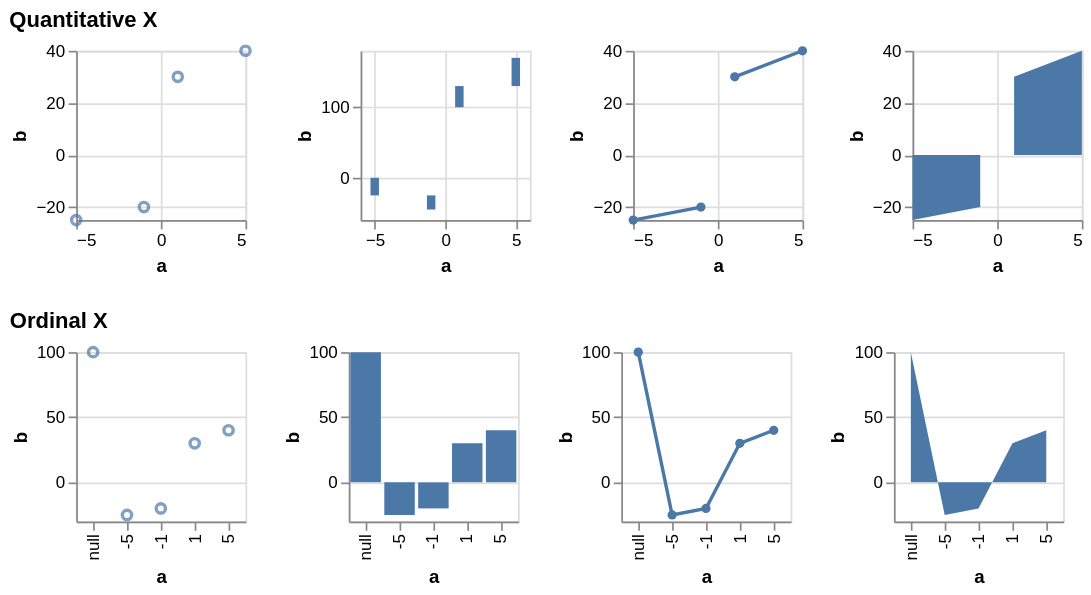

The specification (Vega-Lite) saved for this image:
### Vega specification from a JSON file in a GitHub repository (floating-point values rounded to 4 significant figures)
{"$schema": "https://vega.github.io/schema/vega/v6.json", "description": "Testing invalid", "background": "white", "padding": 5, "data": [{"name": "source_0", "values": [{"a": null, "b": 100}, {"a": -10, "b": null}, {"a": -5, "b": -25}, {"a": -1, "b": -20}, {"a": 0, "b": null}, {"a": 1, "b": 30}, {"a": 5, "b": 40}, {"a": 10, "b": null}]}, {"name": "data_0", "source": "source_0", "transform": [{"type": "formula", "expr": "toNumber(datum[\"a\"])", "as": "a"}]}, {"name": "data_2", "source": "data_0", "transform": [{"type": "filter", "expr": "isValid(datum[\"a\"]) && isFinite(+datum[\"a\"]) && isValid(datum[\"b\"]) && isFinite(+datum[\"b\"])"}]}, {"name": "data_3", "source": "data_0", "transform": [{"type": "stack", "groupby": [], "field": "b", "sort": {"field": [], "order": []}, "as": ["b_start", "b_end"], "offset": "zero"}, {"type": "filter", "expr": "isValid(datum[\"a\"]) && isFinite(+datum[\"a\"]) && isValid(datum[\"b\"]) && isFinite(+datum[\"b\"])"}]}, {"name": "data_4", "source": "data_0", "transform": [{"type": "impute", "field": "b", "groupby": [], "key": "a", "method": "value", "value": 0}, {"type": "stack", "groupby": ["a"], "field": "b", "sort": {"field": [], "order": []}, "as": ["b_start", "b_end"], "offset": "zero"}]}, {"name": "data_5", "source": "data_4", "transform": [{"type": "filter", "expr": "isValid(datum[\"a\"]) && isFinite(+datum[\"a\"]) && isValid(datum[\"b\"]) && isFinite(+datum[\"b\"])"}]}, {"name": "data_6", "source": "data_0", "transform": [{"type": "filter", "expr": "isValid(datum[\"b\"]) && isFinite(+datum[\"b\"])"}]}, {"name": "data_7", "source": "data_0", "transform": [{"type": "stack", "groupby": ["a"], "field": "b", "sort": {"field": [], "order": []}, "as": ["b_start", "b_end"], "offset": "zero"}, {"type": "filter", "expr": "isValid(datum[\"b\"]) && isFinite(+datum[\"b\"])"}]}, {"name": "data_8", "source": "data_0", "transform": [{"type": "impute", "field": "b", "groupby": [], "key": "a", "method": "value", "value": 0}, {"type": "stack", "groupby": ["a"], "field": "b", "sort": {"field": [], "order": []}, "as": ["b_start", "b_end"], "offset": "zero"}]}, {"name": "data_9", "source": "data_8", "transform": [{"type": "filter", "expr": "isValid(datum[\"b\"]) && isFinite(+datum[\"b\"])"}]}], "signals": [{"name": "childHeight", "value": 100}, {"name": "concat_0_childWidth", "value": 100}, {"name": "concat_1_childWidth", "value": 100}], "layout": {"padding": 20, "columns": 1, "bounds": "full", "align": "each"}, "marks": [{"type": "group", "name": "concat_0_group", "title": {"text": "Quantitative X", "anchor": "start"}, "layout": {"padding": 20, "bounds": "full", "align": "each"}, "marks": [{"type": "group", "name": "concat_0_concat_0_group", "style": "cell", "encode": {"update": {"width": {"signal": "concat_0_childWidth"}, "height": {"signal": "childHeight"}}}, "marks": [{"name": "concat_0_concat_0_marks", "type": "symbol", "style": ["point"], "from": {"data": "data_2"}, "encode": {"update": {"opacity": {"value": 0.7}, "fill": {"value": "transparent"}, "stroke": {"value": "#4c78a8"}, "tooltip": {"signal": "{\"a\": format(datum[\"a\"], \"\"), \"b\": format(datum[\"b\"], \"\")}"}, "ariaRoleDescription": {"value": "point"}, "description": {"signal": "\"a: \" + (format(datum[\"a\"], \"\")) + \"; b: \" + (format(datum[\"b\"], \"\"))"}, "x": {"scale": "concat_0_concat_0_x", "field": "a"}, "y": {"scale": "concat_0_concat_0_y", "field": "b"}}}}], "axes": [{"scale": "concat_0_concat_0_x", "orient": "bottom", "gridScale": "concat_0_concat_0_y", "grid": true, "tickCount": {"signal": "ceil(concat_0_childWidth/40)"}, "domain": false, "labels": false, "aria": false, "maxExtent": 0, "minExtent": 0, "ticks": false, "zindex": 0}, {"scale": "concat_0_concat_0_y", "orient": "left", "gridScale": "concat_0_concat_0_x", "grid": true, "tickCount": {"signal": "ceil(childHeight/40)"}, "domain": false, "labels": false, "aria": false, "maxExtent": 0, "minExtent": 0, "ticks": false, "zindex": 0}, {"scale": "concat_0_concat_0_x", "orient": "bottom", "grid": false, "title": "a", "labelFlush": true, "labelOverlap": true, "tickCount": {"signal": "ceil(concat_0_childWidth/40)"}, "zindex": 0}, {"scale": "concat_0_concat_0_y", "orient": "left", "grid": false, "title": "b", "labelOverlap": true, "tickCount": {"signal": "ceil(childHeight/40)"}, "zindex": 0}]}, {"type": "group", "name": "concat_0_concat_1_group", "style": "cell", "encode": {"update": {"width": {"signal": "concat_0_childWidth"}, "height": {"signal": "childHeight"}}}, "marks": [{"name": "concat_0_concat_1_marks", "type": "rect", "style": ["bar"], "from": {"data": "data_3"}, "encode": {"update": {"fill": {"value": "#4c78a8"}, "tooltip": {"signal": "{\"a\": format(datum[\"a\"], \"\"), \"b\": format(datum[\"b\"], \"\")}"}, "ariaRoleDescription": {"value": "bar"}, "description": {"signal": "\"a: \" + (format(datum[\"a\"], \"\")) + \"; b: \" + (format(datum[\"b\"], \"\"))"}, "xc": {"scale": "concat_0_concat_1_x", "field": "a"}, "width": {"value": 5}, "y": {"scale": "concat_0_concat_1_y", "field": "b_end"}, "y2": {"scale": "concat_0_concat_1_y", "field": "b_start"}}}}], "axes": [{"scale": "concat_0_concat_1_x", "orient": "bottom", "gridScale": "concat_0_concat_1_y", "grid": true, "tickCount": {"signal": "ceil(concat_0_childWidth/40)"}, "domain": false, "labels": false, "aria": false, "maxExtent": 0, "minExtent": 0, "ticks": false, "zindex": 0}, {"scale": "concat_0_concat_1_y", "orient": "left", "gridScale": "concat_0_concat_1_x", "grid": true, "tickCount": {"signal": "ceil(childHeight/40)"}, "domain": false, "labels": false, "aria": false, "maxExtent": 0, "minExtent": 0, "ticks": false, "zindex": 0}, {"scale": "concat_0_concat_1_x", "orient": "bottom", "grid": false, "title": "a", "labelFlush": true, "labelOverlap": true, "tickCount": {"signal": "ceil(concat_0_childWidth/40)"}, "zindex": 0}, {"scale": "concat_0_concat_1_y", "orient": "left", "grid": false, "title": "b", "labelOverlap": true, "tickCount": {"signal": "ceil(childHeight/40)"}, "zindex": 0}]}, {"type": "group", "name": "concat_0_concat_2_group", "style": "cell", "encode": {"update": {"width": {"signal": "concat_0_childWidth"}, "height": {"signal": "childHeight"}}}, "marks": [{"name": "concat_0_concat_2_layer_0_marks", "type": "line", "style": ["line"], "sort": {"field": "x"}, "from": {"data": "data_0"}, "encode": {"update": {"stroke": {"value": "#4c78a8"}, "tooltip": {"signal": "{\"a\": format(datum[\"a\"], \"\"), \"b\": format(datum[\"b\"], \"\")}"}, "description": {"signal": "\"a: \" + (format(datum[\"a\"], \"\")) + \"; b: \" + (format(datum[\"b\"], \"\"))"}, "x": {"scale": "concat_0_concat_2_x", "field": "a"}, "y": {"scale": "concat_0_concat_2_y", "field": "b"}, "defined": {"signal": "isValid(datum[\"a\"]) && isFinite(+datum[\"a\"]) && isValid(datum[\"b\"]) && isFinite(+datum[\"b\"])"}}}}, {"name": "concat_0_concat_2_layer_1_marks", "type": "symbol", "style": ["point"], "from": {"data": "data_2"}, "encode": {"update": {"opacity": {"value": 1}, "fill": {"value": "#4c78a8"}, "tooltip": {"signal": "{\"a\": format(datum[\"a\"], \"\"), \"b\": format(datum[\"b\"], \"\")}"}, "ariaRoleDescription": {"value": "point"}, "description": {"signal": "\"a: \" + (format(datum[\"a\"], \"\")) + \"; b: \" + (format(datum[\"b\"], \"\"))"}, "x": {"scale": "concat_0_concat_2_x", "field": "a"}, "y": {"scale": "concat_0_concat_2_y", "field": "b"}}}}], "axes": [{"scale": "concat_0_concat_2_x", "orient": "bottom", "gridScale": "concat_0_concat_2_y", "grid": true, "tickCount": {"signal": "ceil(concat_0_childWidth/40)"}, "domain": false, "labels": false, "aria": false, "maxExtent": 0, "minExtent": 0, "ticks": false, "zindex": 0}, {"scale": "concat_0_concat_2_y", "orient": "left", "gridScale": "concat_0_concat_2_x", "grid": true, "tickCount": {"signal": "ceil(childHeight/40)"}, "domain": false, "labels": false, "aria": false, "maxExtent": 0, "minExtent": 0, "ticks": false, "zindex": 0}, {"scale": "concat_0_concat_2_x", "orient": "bottom", "grid": false, "title": "a", "labelFlush": true, "labelOverlap": true, "tickCount": {"signal": "ceil(concat_0_childWidth/40)"}, "zindex": 0}, {"scale": "concat_0_concat_2_y", "orient": "left", "grid": false, "title": "b", "labelOverlap": true, "tickCount": {"signal": "ceil(childHeight/40)"}, "zindex": 0}]}, {"type": "group", "name": "concat_0_concat_3_group", "style": "cell", "encode": {"update": {"width": {"signal": "concat_0_childWidth"}, "height": {"signal": "childHeight"}}}, "marks": [{"name": "concat_0_concat_3_marks", "type": "area", "style": ["area"], "sort": {"field": "x"}, "from": {"data": "data_4"}, "encode": {"update": {"orient": {"value": "vertical"}, "fill": {"value": "#4c78a8"}, "tooltip": {"signal": "{\"a\": format(datum[\"a\"], \"\"), \"b\": format(datum[\"b\"], \"\")}"}, "description": {"signal": "\"a: \" + (format(datum[\"a\"], \"\")) + \"; b: \" + (format(datum[\"b\"], \"\"))"}, "x": {"scale": "concat_0_concat_3_x", "field": "a"}, "y": {"scale": "concat_0_concat_3_y", "field": "b_end"}, "y2": {"scale": "concat_0_concat_3_y", "field": "b_start"}, "defined": {"signal": "isValid(datum[\"a\"]) && isFinite(+datum[\"a\"]) && isValid(datum[\"b\"]) && isFinite(+datum[\"b\"])"}}}}], "axes": [{"scale": "concat_0_concat_3_x", "orient": "bottom", "gridScale": "concat_0_concat_3_y", "grid": true, "tickCount": {"signal": "ceil(concat_0_childWidth/40)"}, "domain": false, "labels": false, "aria": false, "maxExtent": 0, "minExtent": 0, "ticks": false, "zindex": 0}, {"scale": "concat_0_concat_3_y", "orient": "left", "gridScale": "concat_0_concat_3_x", "grid": true, "tickCount": {"signal": "ceil(childHeight/40)"}, "domain": false, "labels": false, "aria": false, "maxExtent": 0, "minExtent": 0, "ticks": false, "zindex": 0}, {"scale": "concat_0_concat_3_x", "orient": "bottom", "grid": false, "title": "a", "labelFlush": true, "labelOverlap": true, "tickCount": {"signal": "ceil(concat_0_childWidth/40)"}, "zindex": 0}, {"scale": "concat_0_concat_3_y", "orient": "left", "grid": false, "title": "b", "labelOverlap": true, "tickCount": {"signal": "ceil(childHeight/40)"}, "zindex": 0}]}]}, {"type": "group", "name": "concat_1_group", "title": {"text": "Ordinal X", "anchor": "start"}, "layout": {"padding": 20, "bounds": "full", "align": "each"}, "marks": [{"type": "group", "name": "concat_1_concat_0_group", "style": "cell", "encode": {"update": {"width": {"signal": "concat_1_childWidth"}, "height": {"signal": "childHeight"}}}, "marks": [{"name": "concat_1_concat_0_marks", "type": "symbol", "style": ["point"], "from": {"data": "data_6"}, "encode": {"update": {"opacity": {"value": 0.7}, "fill": {"value": "transparent"}, "stroke": {"value": "#4c78a8"}, "tooltip": {"signal": "{\"a\": isValid(datum[\"a\"]) ? datum[\"a\"] : \"\"+datum[\"a\"], \"b\": format(datum[\"b\"], \"\")}"}, "ariaRoleDescription": {"value": "point"}, "description": {"signal": "\"a: \" + (isValid(datum[\"a\"]) ? datum[\"a\"] : \"\"+datum[\"a\"]) + \"; b: \" + (format(datum[\"b\"], \"\"))"}, "x": {"scale": "concat_1_concat_0_x", "field": "a"}, "y": {"scale": "concat_1_concat_0_y", "field": "b"}}}}], "axes": [{"scale": "concat_1_concat_0_y", "orient": "left", "gridScale": "concat_1_concat_0_x", "grid": true, "tickCount": {"signal": "ceil(childHeight/40)"}, "domain": false, "labels": false, "aria": false, "maxExtent": 0, "minExtent": 0, "ticks": false, "zindex": 0}, {"scale": "concat_1_concat_0_x", "orient": "bottom", "grid": false, "title": "a", "labelAlign": "right", "labelAngle": 270, "labelBaseline": "middle", "zindex": 0}, {"scale": "concat_1_concat_0_y", "orient": "left", "grid": false, "title": "b", "labelOverlap": true, "tickCount": {"signal": "ceil(childHeight/40)"}, "zindex": 0}]}, {"type": "group", "name": "concat_1_concat_1_group", "style": "cell", "encode": {"update": {"width": {"signal": "concat_1_childWidth"}, "height": {"signal": "childHeight"}}}, "marks": [{"name": "concat_1_concat_1_marks", "type": "rect", "style": ["bar"], "from": {"data": "data_7"}, "encode": {"update": {"fill": {"value": "#4c78a8"}, "tooltip": {"signal": "{\"a\": isValid(datum[\"a\"]) ? datum[\"a\"] : \"\"+datum[\"a\"], \"b\": format(datum[\"b\"], \"\")}"}, "ariaRoleDescription": {"value": "bar"}, "description": {"signal": "\"a: \" + (isValid(datum[\"a\"]) ? datum[\"a\"] : \"\"+datum[\"a\"]) + \"; b: \" + (format(datum[\"b\"], \"\"))"}, "x": {"scale": "concat_1_concat_1_x", "field": "a"}, "width": {"signal": "max(0.25, bandwidth('concat_1_concat_1_x'))"}, "y": {"scale": "concat_1_concat_1_y", "field": "b_end"}, "y2": {"scale": "concat_1_concat_1_y", "field": "b_start"}}}}], "axes": [{"scale": "concat_1_concat_1_y", "orient": "left", "gridScale": "concat_1_concat_1_x", "grid": true, "tickCount": {"signal": "ceil(childHeight/40)"}, "domain": false, "labels": false, "aria": false, "maxExtent": 0, "minExtent": 0, "ticks": false, "zindex": 0}, {"scale": "concat_1_concat_1_x", "orient": "bottom", "grid": false, "title": "a", "labelAlign": "right", "labelAngle": 270, "labelBaseline": "middle", "zindex": 0}, {"scale": "concat_1_concat_1_y", "orient": "left", "grid": false, "title": "b", "labelOverlap": true, "tickCount": {"signal": "ceil(childHeight/40)"}, "zindex": 0}]}, {"type": "group", "name": "concat_1_concat_2_group", "style": "cell", "encode": {"update": {"width": {"signal": "concat_1_childWidth"}, "height": {"signal": "childHeight"}}}, "marks": [{"name": "concat_1_concat_2_layer_0_marks", "type": "line", "style": ["line"], "sort": {"field": "x"}, "from": {"data": "data_0"}, "encode": {"update": {"stroke": {"value": "#4c78a8"}, "tooltip": {"signal": "{\"a\": isValid(datum[\"a\"]) ? datum[\"a\"] : \"\"+datum[\"a\"], \"b\": format(datum[\"b\"], \"\")}"}, "description": {"signal": "\"a: \" + (isValid(datum[\"a\"]) ? datum[\"a\"] : \"\"+datum[\"a\"]) + \"; b: \" + (format(datum[\"b\"], \"\"))"}, "x": {"scale": "concat_1_concat_2_x", "field": "a"}, "y": {"scale": "concat_1_concat_2_y", "field": "b"}, "defined": {"signal": "isValid(datum[\"b\"]) && isFinite(+datum[\"b\"])"}}}}, {"name": "concat_1_concat_2_layer_1_marks", "type": "symbol", "style": ["point"], "from": {"data": "data_6"}, "encode": {"update": {"opacity": {"value": 1}, "fill": {"value": "#4c78a8"}, "tooltip": {"signal": "{\"a\": isValid(datum[\"a\"]) ? datum[\"a\"] : \"\"+datum[\"a\"], \"b\": format(datum[\"b\"], \"\")}"}, "ariaRoleDescription": {"value": "point"}, "description": {"signal": "\"a: \" + (isValid(datum[\"a\"]) ? datum[\"a\"] : \"\"+datum[\"a\"]) + \"; b: \" + (format(datum[\"b\"], \"\"))"}, "x": {"scale": "concat_1_concat_2_x", "field": "a"}, "y": {"scale": "concat_1_concat_2_y", "field": "b"}}}}], "axes": [{"scale": "concat_1_concat_2_y", "orient": "left", "gridScale": "concat_1_concat_2_x", "grid": true, "tickCount": {"signal": "ceil(childHeight/40)"}, "domain": false, "labels": false, "aria": false, "maxExtent": 0, "minExtent": 0, "ticks": false, "zindex": 0}, {"scale": "concat_1_concat_2_x", "orient": "bottom", "grid": false, "title": "a", "labelAlign": "right", "labelAngle": 270, "labelBaseline": "middle", "zindex": 0}, {"scale": "concat_1_concat_2_y", "orient": "left", "grid": false, "title": "b", "labelOverlap": true, "tickCount": {"signal": "ceil(childHeight/40)"}, "zindex": 0}]}, {"type": "group", "name": "concat_1_concat_3_group", "style": "cell", "encode": {"update": {"width": {"signal": "concat_1_childWidth"}, "height": {"signal": "childHeight"}}}, "marks": [{"name": "concat_1_concat_3_marks", "type": "area", "style": ["area"], "sort": {"field": "x"}, "from": {"data": "data_8"}, "encode": {"update": {"orient": {"value": "vertical"}, "fill": {"value": "#4c78a8"}, "tooltip": {"signal": "{\"a\": isValid(datum[\"a\"]) ? datum[\"a\"] : \"\"+datum[\"a\"], \"b\": format(datum[\"b\"], \"\")}"}, "description": {"signal": "\"a: \" + (isValid(datum[\"a\"]) ? datum[\"a\"] : \"\"+datum[\"a\"]) + \"; b: \" + (format(datum[\"b\"], \"\"))"}, "x": {"scale": "concat_1_concat_3_x", "field": "a"}, "y": {"scale": "concat_1_concat_3_y", "field": "b_end"}, "y2": {"scale": "concat_1_concat_3_y", "field": "b_start"}, "defined": {"signal": "isValid(datum[\"b\"]) && isFinite(+datum[\"b\"])"}}}}], "axes": [{"scale": "concat_1_concat_3_y", "orient": "left", "gridScale": "concat_1_concat_3_x", "grid": true, "tickCount": {"signal": "ceil(childHeight/40)"}, "domain": false, "labels": false, "aria": false, "maxExtent": 0, "minExtent": 0, "ticks": false, "zindex": 0}, {"scale": "concat_1_concat_3_x", "orient": "bottom", "grid": false, "title": "a", "labelAlign": "right", "labelAngle": 270, "labelBaseline": "middle", "zindex": 0}, {"scale": "concat_1_concat_3_y", "orient": "left", "grid": false, "title": "b", "labelOverlap": true, "tickCount": {"signal": "ceil(childHeight/40)"}, "zindex": 0}]}]}], "scales": [{"name": "concat_0_concat_0_x", "type": "linear", "domain": {"data": "data_2", "field": "a"}, "range": [0, {"signal": "concat_0_childWidth"}], "nice": true, "zero": true}, {"name": "concat_0_concat_0_y", "type": "linear", "domain": {"data": "data_2", "field": "b"}, "range": [{"signal": "childHeight"}, 0], "nice": true, "zero": true}, {"name": "concat_0_concat_1_x", "type": "linear", "domain": {"data": "data_3", "field": "a"}, "range": [0, {"signal": "concat_0_childWidth"}], "nice": true, "zero": false, "padding": 5}, {"name": "concat_0_concat_1_y", "type": "linear", "domain": {"data": "data_3", "fields": ["b_start", "b_end"]}, "range": [{"signal": "childHeight"}, 0], "nice": true, "zero": true}, {"name": "concat_0_concat_2_x", "type": "linear", "domain": {"data": "data_2", "field": "a"}, "range": [0, {"signal": "concat_0_childWidth"}], "nice": true, "zero": false}, {"name": "concat_0_concat_2_y", "type": "linear", "domain": {"data": "data_2", "field": "b"}, "range": [{"signal": "childHeight"}, 0], "nice": true, "zero": true}, {"name": "concat_0_concat_3_x", "type": "linear", "domain": {"data": "data_5", "field": "a"}, "range": [0, {"signal": "concat_0_childWidth"}], "nice": true, "zero": false}, {"name": "concat_0_concat_3_y", "type": "linear", "domain": {"data": "data_5", "fields": ["b_start", "b_end"]}, "range": [{"signal": "childHeight"}, 0], "nice": true, "zero": true}, {"name": "concat_1_concat_0_x", "type": "point", "domain": {"data": "data_6", "field": "a", "sort": true}, "range": [0, {"signal": "concat_1_childWidth"}], "padding": 0.5}, {"name": "concat_1_concat_0_y", "type": "linear", "domain": {"data": "data_6", "field": "b"}, "range": [{"signal": "childHeight"}, 0], "nice": true, "zero": true}, {"name": "concat_1_concat_1_x", "type": "band", "domain": {"data": "data_7", "field": "a", "sort": true}, "range": [0, {"signal": "concat_1_childWidth"}], "paddingInner": 0.1, "paddingOuter": 0.05}, {"name": "concat_1_concat_1_y", "type": "linear", "domain": {"data": "data_7", "fields": ["b_start", "b_end"]}, "range": [{"signal": "childHeight"}, 0], "nice": true, "zero": true}, {"name": "concat_1_concat_2_x", "type": "point", "domain": {"data": "data_6", "field": "a", "sort": true}, "range": [0, {"signal": "concat_1_childWidth"}], "padding": 0.5}, {"name": "concat_1_concat_2_y", "type": "linear", "domain": {"data": "data_6", "field": "b"}, "range": [{"signal": "childHeight"}, 0], "nice": true, "zero": true}, {"name": "concat_1_concat_3_x", "type": "point", "domain": {"data": "data_9", "field": "a", "sort": true}, "range": [0, {"signal": "concat_1_childWidth"}], "padding": 0.5}, {"name": "concat_1_concat_3_y", "type": "linear", "domain": {"data": "data_9", "fields": ["b_start", "b_end"]}, "range": [{"signal": "childHeight"}, 0], "nice": true, "zero": true}], "config": {"mark": {"tooltip": true}}}
